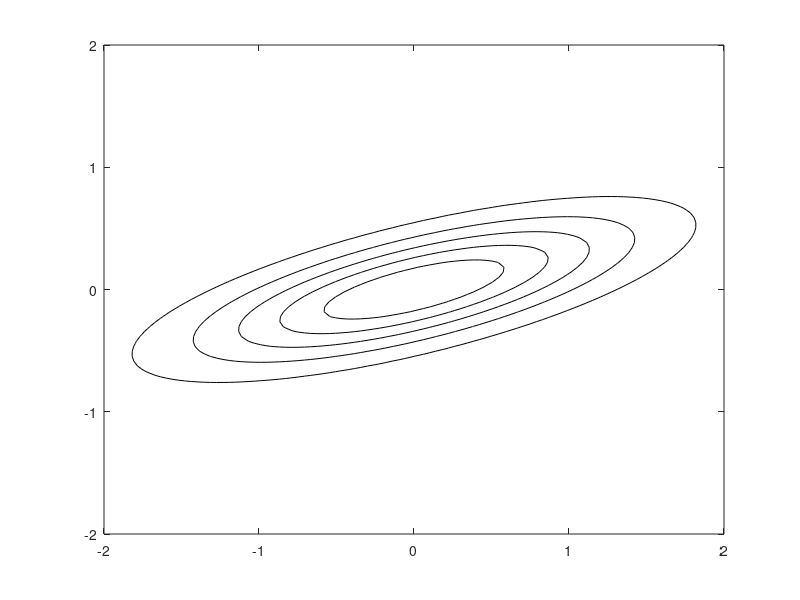

Here is the MATLAB script that generated this plot: (Note: this script raises an error after producing the figure.)
figure(1)
clf

% R = rand(2);
% Sigma = R' * R;

Sigma = [ 0.9228    0.2679
    0.2679    0.1611];

N = 100;
x_range = linspace(-2, 2, N);
y_range = x_range;

l_x = -1;
u_x = 1;
l_y = -1.5;
u_y = 1.5;
r = sqrt((u_x - l_x)^2 + (u_y - l_y)^2)/2;

cx_range = linspace(l_x, u_x, N);
cy_range = linspace(l_y, u_y , N);

[X, Y] = meshgrid(x_range, y_range);
[cX, cY] = meshgrid(cx_range, cy_range);


P = nan(N);
cP = nan(N);

for  i = 1:N
    for j = 1:N
        P(i, j) = mvnpdf([X(i, j);Y(i, j)], [0;0], Sigma);
        cP(i, j) = mvnpdf([cX(i, j);cY(i, j)], [0;0], Sigma);
    end
end

% ====
[undC, undesired_h] = contour(X, Y, P, 5, 'k');
hold on

% ====
colours = cbrewer('seq','YlGnBu', 9);
colormap(colours);
[dC, desired_h] = contourf(cX, cY, cP);
shading flat

rectangle('Position', [l_x l_y u_x-l_x u_y-l_y],'EdgeColor', 'k');
% ====
%S = mvnrnd(zeros(10,2), Sigma);
S = [-0.1899    0.1474
   -1.1603   -0.9291
    2.7935    0.7088
    0.7927   -0.0076
    1.3247   -0.0707
   -1.0165   -0.1485
   -0.4502   -0.0493
   -0.2617   -0.0663
    1.0552   -0.0787
   -0.2669    0.2480];

plot(S(:, 1), S(:, 2), 'w.','MarkerSize', 15);
pts_h = plot(S(:, 1), S(:, 2), 'k.','MarkerSize', 9);

% % ====
% 
% plot(x_range, 1.2 * ones(N, 1), 'k', 'LineWidth', 2);
% slice_h = plot(x_range, -1.2 * ones(N, 1),'k', 'LineWidth', 2);

% ====

% S = rand(2);
% V = S' * S;

V = diag([0.4 2]);

colours = cbrewer('qual','Set1',9);

conv_h = error_ellipse(V, [(l_x+u_x)/2;0], 'style',...
    {'Color',colours(8,:),'LineWidth', 1}, 'clip_bounds', [-inf, inf; l_y, u_y]);

V = diag([1 2.5]);

conv2_h = error_ellipse(V, [(l_x+u_x)/2;0], 'style',...
    {'Color',colours(1,:),'LineWidth', 1}, 'clip_bounds', [l_x, u_x; -inf, inf]);

% ====
set(gca,'LooseInset',get(gca,'TightInset'))
h_legend = legend([undesired_h, desired_h, pts_h, conv_h, conv2_h], ...
    '$\N{\vx}{\v{\mu}}{\Sigma}$', ...
    'integrand', ...
    sprintf('point\nobservations'), ...
    sprintf('slice\nobservation'),...
    sprintf('slice\nobservation'),...
    'Location','EastOutside');
legend boxoff

xlabel $x_1$
ylabel('$x_2$','Rotation', 0)
set(gca, 'TickDir', 'out')
set(gca, 'Box', 'off', 'FontSize', 10); 
set(gcf, 'color', 'white'); 
set(gca, 'YGrid', 'off');
set(gca, 'color', 'white'); 
set(gca, 'xtick', [l_x, u_x])
set(gca, 'ytick', [l_y, u_y])
set(gca, 'xticklabel', {'$l_1$', '$u_1$'});
set(gca, 'yticklabel', {'$l_2$', '$u_2$'});

set(get(gca,'YLabel'),'Position',[min(x_range) max(y_range)])
set(get(gca,'XLabel'),'Position',[max(x_range)+0.3 min(y_range)+0.2])

fh = gcf;

width = 10.7; height = 4;


pos = get(fh, 'position'); 
set(fh, 'units', 'centimeters', ... 
  'NumberTitle', 'off', 'Name', 'plot');
set(fh, 'position', [pos(1:2), width, height]); 

% pos = get(h_legend,'position');
% set(h_legend,'Units','centimeters');
% set(h_legend, 'position',[0 4 pos(3:4)]);



set(0, 'defaulttextinterpreter', 'none')
matlabfrag('~/Docs/bayes-quadrature-for-gaussian-integrals-paper/figures/observations')
